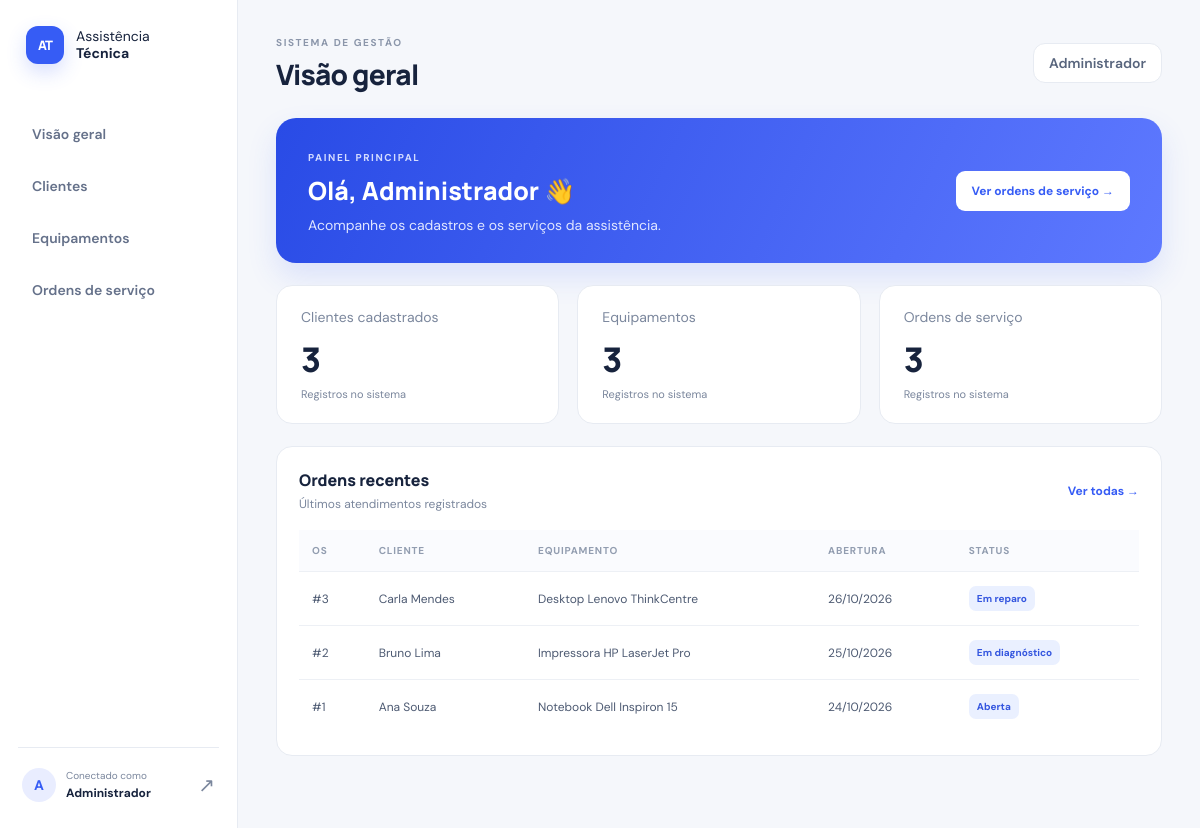
Screenshot of /sistema/dashboard.php (signed in) with the database file from the repository.
### tables this page shows
CREATE TABLE ordens_servico (
  id INT UNSIGNED AUTO_INCREMENT PRIMARY KEY,
  cliente_id INT UNSIGNED NOT NULL,
  equipamento_id INT UNSIGNED NOT NULL,
  descricao TEXT NOT NULL,
  status ENUM('Aberta','Em diagnóstico','Aguardando aprovação','Em reparo','Concluída','Cancelada') NOT NULL DEFAULT 'Aberta',
  data_abertura DATETIME NOT NULL DEFAULT CURRENT_TIMESTAMP,
  data_conclusao DATETIME NULL,
  CONSTRAINT fk_os_cliente FOREIGN KEY (cliente_id) REFERENCES clientes(id)
    ON UPDATE CASCADE ON DELETE RESTRICT,
  CONSTRAINT fk_os_equip FOREIGN KEY (equipamento_id) REFERENCES equipamentos(id)
    ON UPDATE CASCADE ON DELETE RESTRICT,
  INDEX idx_os_abertura (data_abertura),
  INDEX idx_os_status (status)
);

CREATE TABLE clientes (
  id INT UNSIGNED AUTO_INCREMENT PRIMARY KEY,
  nome VARCHAR(150) NOT NULL,
  email VARCHAR(150) NULL UNIQUE,
  telefone VARCHAR(30) NULL,
  cpf_cifrado TEXT NOT NULL,
  criado_em DATETIME NOT NULL DEFAULT CURRENT_TIMESTAMP,
  INDEX idx_clientes_nome (nome),
  INDEX idx_clientes_telefone (telefone)
);

CREATE TABLE equipamentos (
  id INT UNSIGNED AUTO_INCREMENT PRIMARY KEY,
  cliente_id INT UNSIGNED NOT NULL,
  tipo VARCHAR(80) NOT NULL,
  marca VARCHAR(80) NULL,
  modelo VARCHAR(100) NULL,
  numero_serie VARCHAR(100) NULL UNIQUE,
  criado_em DATETIME NOT NULL DEFAULT CURRENT_TIMESTAMP,
  CONSTRAINT fk_equip_cliente FOREIGN KEY (cliente_id) REFERENCES clientes(id)
    ON UPDATE CASCADE ON DELETE RESTRICT
);

### sistema/config.php (called while the page is built, shortened)
<?php
function e(?string $value): string {
    return htmlspecialchars((string)$value, ENT_QUOTES | ENT_SUBSTITUTE, 'UTF-8');
}

### sistema/dashboard.php (the view, shortened to what this page needs)
<?php
$pdo = db();
$counts = [];
foreach (['clientes'=>'Clientes cadastrados','equipamentos'=>'Equipamentos','ordens_servico'=>'Ordens de serviço'] as $table=>$label) {
    $counts[] = ['label'=>$label,'count'=>(int)$pdo->query("SELECT COUNT(*) FROM `$table`")->fetchColumn()];
}
$recent = $pdo->query("SELECT os.id, os.status, os.data_abertura, c.nome AS cliente, e.tipo, e.marca, e.modelo FROM ordens_servico os JOIN clientes c ON c.id=os.cliente_id JOIN equipamentos e ON e.id=os.equipamento_id ORDER BY os.data_abertura DESC, os.id DESC LIMIT 5")->fetchAll();
$pageTitle = 'Visão geral'; require __DIR__ . '/header.php';
?>
<section class="welcome"><div><span class="eyebrow light">PAINEL PRINCIPAL</span><h2>Olá, <?= e($_SESSION['user_name']) ?> 👋</h2><p>Acompanhe os cadastros e os serviços da assistência.</p></div><a class="btn btn-light" href="ordens.php">Ver ordens de serviço →</a></section>
<div class="stats"><?php foreach($counts as $item): ?><article class="stat-card"><span><?= e($item['label']) ?></span><strong><?= $item['count'] ?></strong><small>Registros no sistema</small></article><?php endforeach; ?></div>
<section class="panel"><div class="panel-head"><div><h2>Ordens recentes</h2><p>Últimos atendimentos registrados</p></div><a class="text-link" href="ordens.php">Ver todas →</a></div>
<div class="table-wrap"><table><thead><tr><th>OS</th><th>Cliente</th><th>Equipamento</th><th>Abertura</th><th>Status</th></tr></thead><tbody>
<?php foreach($recent as $r): ?><tr><td>#<?= (int)$r['id'] ?></td><td><?= e($r['cliente']) ?></td><td><?= e(trim($r['tipo'].' '.$r['marca'].' '.$r['modelo'])) ?></td><td><?= e(date('d/m/Y', strtotime($r['data_abertura']))) ?></td><td><span class="status"><?= e($r['status']) ?></span></td></tr><?php endforeach; ?>
<?php if (!$recent): ?><tr><td colspan="5">Nenhuma ordem cadastrada.</td></tr><?php endif; ?></tbody></table></div></section>
<?php require __DIR__ . '/footer.php'; ?>

### sistema/header.php (shortened to what this page needs)
<?php
$pageTitle = $pageTitle ?? 'Painel';
?>
<!doctype html><html lang="pt-br"><head><link rel="stylesheet" href="assets/style.css"></head><body>
<aside class="sidebar"><div class="brand"><span class="brand-mark small">AT</span><span>Assistência<br><strong>Técnica</strong></span></div><nav><a href="dashboard.php">Visão geral</a><a href="clientes.php">Clientes</a><a href="equipamentos.php">Equipamentos</a><a href="ordens.php">Ordens de serviço</a></nav><div class="side-bottom"><span class="user-dot"><?= e(strtoupper(substr($_SESSION['user_name'] ?? 'U',0,1))) ?></span><div><small>Conectado como</small><strong><?= e($_SESSION['user_name'] ?? 'Usuário') ?></strong></div><a class="logout" href="logout.php" title="Sair">↗</a></div></aside>
<main class="main"><header class="topbar"><div><span class="eyebrow">SISTEMA DE GESTÃO</span><h1><?= e($pageTitle) ?></h1></div><div class="top-user"><?= e($_SESSION['user_name'] ?? '') ?></div></header>

### sistema/footer.php
</main></body></html>

### sistema/assets/style.css (style rules this page uses)
:root { --ink:#17233d;--muted:#7b879d;--line:#e7ebf2;--blue:#365cf5;--blue-dark:#2345d8;--bg:#f5f7fb;--white:#fff;--green:#dff8ed }
* { box-sizing:border-box }
body { margin:0;background:var(--bg);color:var(--ink);font-family:'DM Sans',Arial,sans-serif;font-size:14px }
a { color:inherit;text-decoration:none }
.sidebar { position:fixed;inset:0 auto 0 0;width:238px;background:#fff;border-right:1px solid var(--line);display:flex;flex-direction:column;padding:26px 18px;z-index:2 }
.brand { display:flex;align-items:center;gap:12px;font-size:14px;line-height:1.25;margin:0 8px 48px }
.brand-mark { display:grid;place-items:center;width:48px;height:48px;background:var(--blue);border-radius:15px;color:white;font-weight:800;font-family:Manrope,sans-serif;letter-spacing:-1px;font-size:17px;box-shadow:0 8px 20px #365cf533 }
.brand-mark.small { width:38px;height:38px;border-radius:12px;font-size:13px }
.sidebar nav { display:grid;gap:8px }
.sidebar nav a { padding:13px 14px;border-radius:10px;color:#65718a;font-weight:600 }
.side-bottom { margin-top:auto;border-top:1px solid var(--line);padding:20px 4px 0;display:flex;align-items:center;gap:10px }
.user-dot { width:34px;height:34px;border-radius:50%;background:#e9edff;color:var(--blue);display:grid;place-items:center;font-weight:700 }
.side-bottom small,.side-bottom strong { display:block }
.side-bottom small { color:var(--muted);font-size:10px;margin-bottom:3px }
.side-bottom strong { font-size:12px;max-width:130px;overflow:hidden;text-overflow:ellipsis }
.logout { margin-left:auto;font-size:20px;color:var(--muted) }
.main { margin-left:238px;padding:32px 38px 50px;max-width:1800px }
.topbar { display:flex;align-items:center;justify-content:space-between;margin-bottom:25px }
.topbar h1 { font:800 28px Manrope,sans-serif;letter-spacing:-.8px;margin:5px 0 0 }
.eyebrow { font-size:10px;letter-spacing:1.6px;color:#8b96aa;font-weight:700 }
.top-user { font-weight:600;color:#58657d;background:#fff;border:1px solid var(--line);padding:10px 15px;border-radius:12px }
.welcome { background:linear-gradient(115deg,#294be6,#5e79ff);border-radius:20px;padding:29px 32px;color:white;display:flex;align-items:center;justify-content:space-between;gap:20px;box-shadow:0 14px 30px #365cf522 }
.welcome h2 { font:800 25px Manrope,sans-serif;margin:8px 0 }
.welcome p { margin:0;color:#e0e6ff }
.eyebrow.light { color:#d4dcff }
.btn { border:0;border-radius:9px;background:var(--blue);color:white;font:700 12px 'DM Sans',sans-serif;padding:12px 16px;cursor:pointer;display:inline-flex;justify-content:center;align-items:center;white-space:nowrap }
.btn-light { background:white;color:var(--blue) }
.stats { display:grid;grid-template-columns:repeat(3,minmax(0,1fr));gap:18px;margin:22px 0 }
.stat-card,.panel { background:white;border:1px solid var(--line);border-radius:16px }
.stat-card { padding:22px 24px }
.stat-card span,.stat-card small { display:block;color:var(--muted) }
.stat-card strong { display:block;font:800 34px Manrope,sans-serif;margin:10px 0 5px }
.stat-card small { font-size:11px }
.panel { padding:22px;margin-bottom:22px;min-width:0 }
.panel-head { display:flex;align-items:center;justify-content:space-between;gap:15px;margin-bottom:18px }
.panel-head h2 { font:800 16px Manrope,sans-serif;margin:0 0 5px }
.panel-head p { margin:0;color:var(--muted);font-size:12px }
.text-link { color:var(--blue);font-weight:700;font-size:12px }
.table-wrap { width:100%;overflow-x:auto }
table { width:100%;border-collapse:collapse;text-align:left;white-space:nowrap }
th { font-size:10px;text-transform:uppercase;letter-spacing:.8px;color:#929db0;font-weight:700;background:#fafbfe }
td,th { padding:14px 13px;border-bottom:1px solid #edf0f5 }
td { font-size:12px;color:#4d5a72 }
tbody tr:last-child td { border-bottom:0 }
.status { display:inline-block;background:#eaf0ff;color:#3456df;border-radius:7px;padding:6px 8px;font-size:10px;font-weight:700 }

### rows the page displays
ordens_servico: id "3", cliente.nome "Carla Mendes", equipamento.modelo "Desktop Lenovo ThinkCentre", data_abertura "26/10/2026", status "Em reparo"
ordens_servico: id "2", cliente.nome "Bruno Lima", equipamento.modelo "Impressora HP LaserJet Pro", data_abertura "25/10/2026", status "Em diagnóstico"
ordens_servico: id "1", cliente.nome "Ana Souza", equipamento.modelo "Notebook Dell Inspiron 15", data_abertura "24/10/2026", status "Aberta"

### other values shown
substr($_SESSION['user_name'] ?? 'U',0,1) "A"
$_SESSION['user_name'] "Administrador"
$pageTitle "Visão geral"
$item['label'] "Clientes cadastrados"
$item['count'] "3"
$item['label'] "Equipamentos"
$item['label'] "Ordens de serviço"
